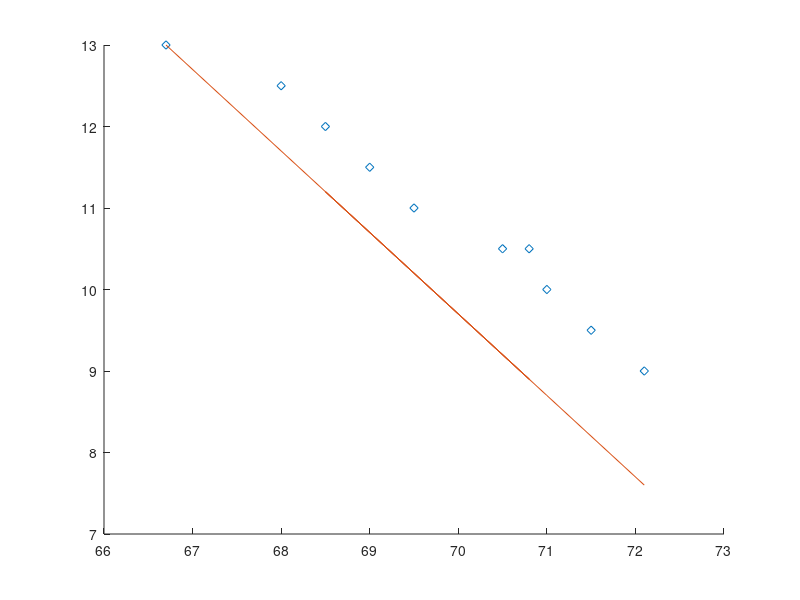
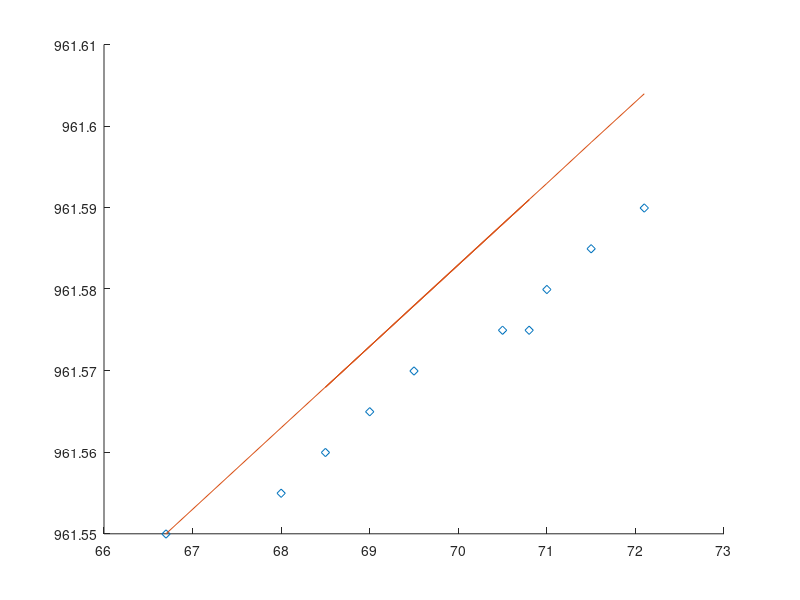

These charts were generated, in order, by the following MATLAB code:
hight   = [9.0, 9.5, 10.0, 10.5, 11, 11.5, 12, 10.5, 12.5, 13.0];
percent = [72.1, 71.5, 71, 70.5, 69.5, 69.0, 68.5, 70.8, 68.0, 66.7];

cal_hight = percent.*(-1)+79.7;
cal_altitude = 961.68 - (cal_hight.*0.01);
altitude = 961.68 - (hight.*0.01);

figure(1)
hold on
    plot(percent, hight, 'd');
    plot(percent, cal_hight);
hold off

figure(2)
hold on
    plot(percent, altitude, 'd');
    plot(percent, cal_altitude);
hold off
